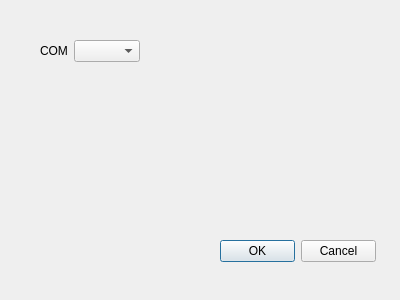
<?xml version="1.0" encoding="UTF-8"?>
<ui version="4.0">
 <class>settingDialog</class>
 <widget class="QDialog" name="settingDialog">
  <property name="geometry">
   <rect>
    <x>0</x>
    <y>0</y>
    <width>400</width>
    <height>300</height>
   </rect>
  </property>
  <property name="windowTitle">
   <string>Setting</string>
  </property>
  <widget class="QDialogButtonBox" name="buttonBox">
   <property name="geometry">
    <rect>
     <x>220</x>
     <y>240</y>
     <width>156</width>
     <height>23</height>
    </rect>
   </property>
   <property name="standardButtons">
    <set>QDialogButtonBox::Cancel|QDialogButtonBox::Ok</set>
   </property>
  </widget>
  <widget class="QWidget" name="">
   <property name="geometry">
    <rect>
     <x>40</x>
     <y>40</y>
     <width>100</width>
     <height>22</height>
    </rect>
   </property>
   <layout class="QFormLayout" name="formLayout">
    <item row="0" column="0">
     <widget class="QLabel" name="label">
      <property name="text">
       <string>COM</string>
      </property>
     </widget>
    </item>
    <item row="0" column="1">
     <widget class="QComboBox" name="comboBox"/>
    </item>
   </layout>
  </widget>
 </widget>
 <resources/>
 <connections/>
</ui>
